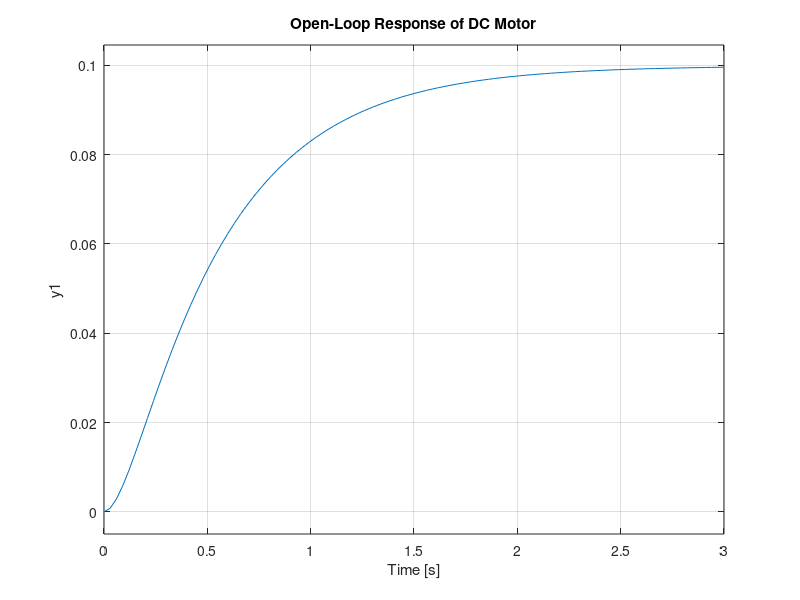
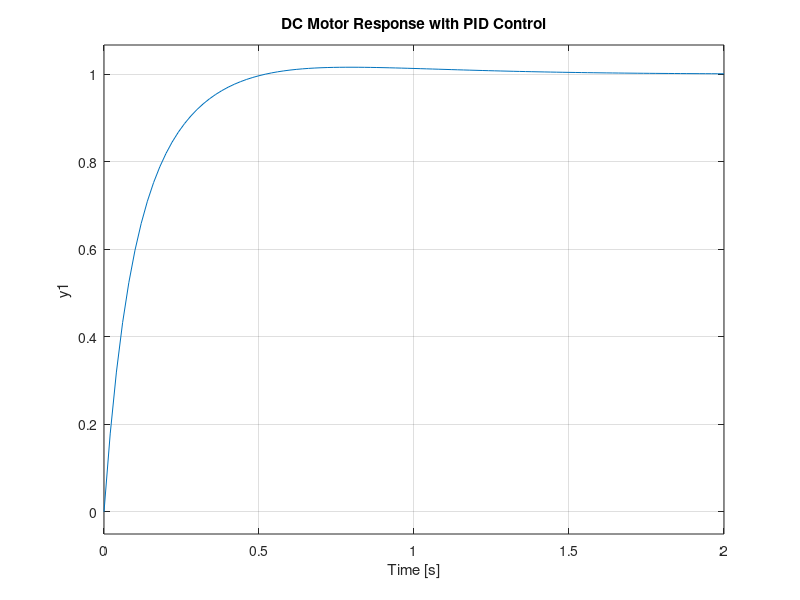

These charts were generated, in order, by the following MATLAB code:
% Define DC Motor Parameters
J = 0.01;   % Inertia
B = 0.1;    % Damping
K = 0.01;   % Motor Constant
R = 1;      % Resistance
L = 0.5;    % Inductance

% Create Transfer Function
s = tf('s');
G = K / ( (J*s + B) * (L*s + R) + K^2 );

% Plot Open-Loop Response
step(G);
title('Open-Loop Response of DC Motor');
grid on;
% Define PID Controller
Kp = 50;    % Proportional Gain
Ki = 100;   % Integral Gain
Kd = 5;     % Derivative Gain

C = pid(Kp, Ki, Kd);  % Create PID Controller

% Apply PID to the Motor System
T = feedback(C*G, 1);  % Closed-Loop System

% Plot the Controlled Response
figure;
step(T);
title('DC Motor Response with PID Control');
grid on;